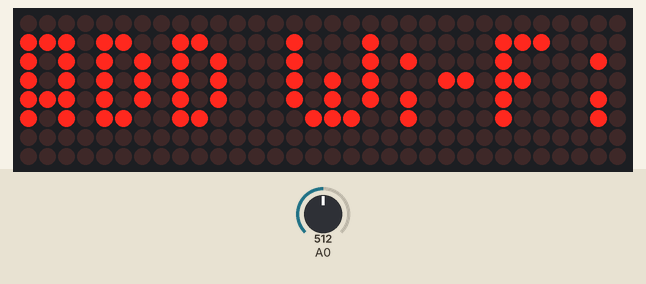
Recording of a sketch running on a simulated ESP8266 (NodeMCU). Shown: 32×8 LED matrix. Inputs (shaded band) come from the test bench; at power-on: A0 = 512. WiFi joins after 1.5 s; servers stay silent unless stated; the local clock reads 2024-03-15 10:24:30 at power-on unless the sketch sets it.

Above: at 0.1 s.
At 2.7 s:
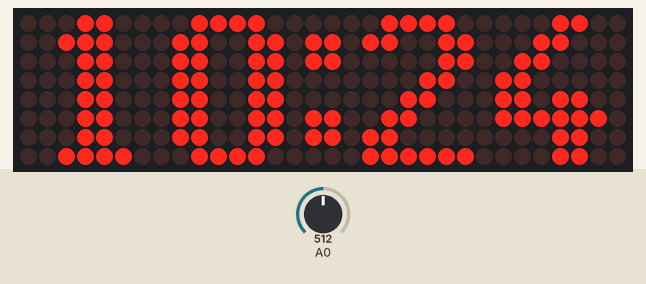
2.8 s: A0 set to 716
4.3 s: A0 set to 900
5.8 s: A0 set to 1023
At 30.5 s:
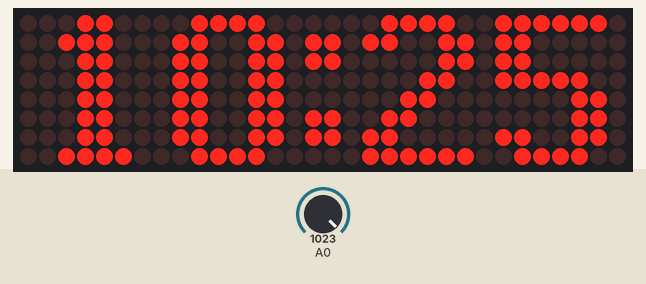
Timing chart, 0 to 31.5 s (numbered marks = the images above; inputs shaded):
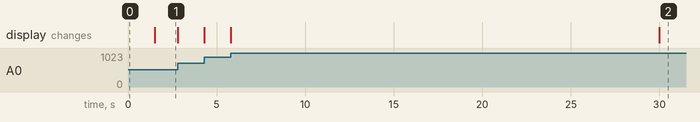

The sketch:

MAX7219_Clock.ino
```cpp
// (licence header left out)
/* Necessary Includes */

#include <ESP8266WiFi.h>            // we need wifi to get internet access
#include <WifiUDP.h>
#include <time.h>                   // time() ctime()
#include <WiFiManager.h>            // Use this, do not hard code your wifi name and password
#include <NTPClient.h>
#include <Adafruit_GFX.h>
#include <Max72xxPanel.h>           // https://github.com/markruys/arduino-Max72xxPanel

#include "customFont.h"

int pinCS = 2;
int numberOfHorizontalDisplays = 4;
int numberOfVerticalDisplays   = 1;
int intensity;
char hour_value[20];
char min_value[20];

// Display wiring:
// Vcc  -> 3v
// Gnd  -> Gnd
// DIN  -> D7
// CS   -> D4
// CLK  -> D5

Max72xxPanel matrix = Max72xxPanel(pinCS, numberOfHorizontalDisplays, numberOfVerticalDisplays);

/* Configuration of NTP */
#define MY_NTP_SERVER "europe.pool.ntp.org"      // Europe   https://www.pool.ntp.org
#define MY_TZ "EET-2EEST,M3.5.0/3,M10.5.0/4"     // Helsinki https://github.com/nayarsystems/posix_tz_db/blob/master/zones.csv
WiFiUDP ntpUDP;
NTPClient timeClient(ntpUDP, MY_NTP_SERVER);

void setup() {

  configTime(MY_TZ, MY_NTP_SERVER); // --> Here is the IMPORTANT ONE LINER needed in your sketch!

  matrix.setIntensity(1);
  matrix.setRotation(0, 1);
  matrix.setRotation(1, 1);
  matrix.setRotation(2, 1);
  matrix.setRotation(3, 1);
  matrix.fillScreen(LOW);
  matrix.setFont(&customFont);
  matrix.drawChar(0, 5, 'A', HIGH, LOW, 1);
  matrix.drawChar(4, 5, 'D', HIGH, LOW, 1);
  matrix.drawChar(8, 5, 'D', HIGH, LOW, 1);
  matrix.drawChar(14, 5, 'W', HIGH, LOW, 1);
  matrix.drawChar(19, 5, 'i', HIGH, LOW, 1);
  matrix.drawChar(22, 5, '-', HIGH, LOW, 1);
  matrix.drawChar(25, 5, 'F', HIGH, LOW, 1);
  matrix.drawChar(29, 5, 'i', HIGH, LOW, 1);
  matrix.write();

  // Set your own password and network name. IP-Address: 192.168.4.1 for Wifi setup.
  WiFiManager wifiManager;
  wifiManager.autoConnect("AP-NAME", "AP-PASSWORD");

  // start network
  WiFi.begin();
  Serial.begin(9600);
  while (WiFi.status() != WL_CONNECTED) {
    matrix.fillScreen(LOW);
    matrix.setFont(&customFont);
    matrix.drawChar(6, 5, 'd', HIGH, LOW, 1);
    matrix.drawChar(11, 5, 'O', HIGH, LOW, 1);
    matrix.drawChar(16, 5, 'N', HIGH, LOW, 1);
    matrix.drawChar(22, 5, 'e', HIGH, LOW, 1);
    matrix.write();
    delay(5000);
  }
  // by default, the NTP will be started after 60 secs
}

void loop() {

  intensity = map(analogRead(0), 0, 1024, 0, 7);
  matrix.setIntensity(intensity);
  matrix.fillScreen(LOW);
  time_t now = time(nullptr);
  String time = String(ctime(&now));
  time.trim();

  time.substring(11, 13).toCharArray(hour_value, 10);
  time.substring(14, 16).toCharArray(min_value, 10);

// This mess is here to remove leading zero from hours.

  int tunnit = atoi (hour_value);
  matrix.setFont(&customFont);

  if (tunnit < 10) {
    matrix.drawChar(1, 7, ' ', HIGH, LOW, 1);
  }
  else {
    matrix.drawChar(1, 7, hour_value[0], HIGH, LOW, 1);
  }
  matrix.drawChar(8, 7, hour_value[1], HIGH, LOW, 1);

  matrix.drawChar(14, 7, ':', HIGH, LOW, 1);

  matrix.drawChar(18, 7, min_value[0], HIGH, LOW, 1);
  matrix.drawChar(25, 7, min_value[1], HIGH, LOW, 1);
  matrix.write();

}
```

Source omitted: customFont.h (data table, 4934 bytes)
